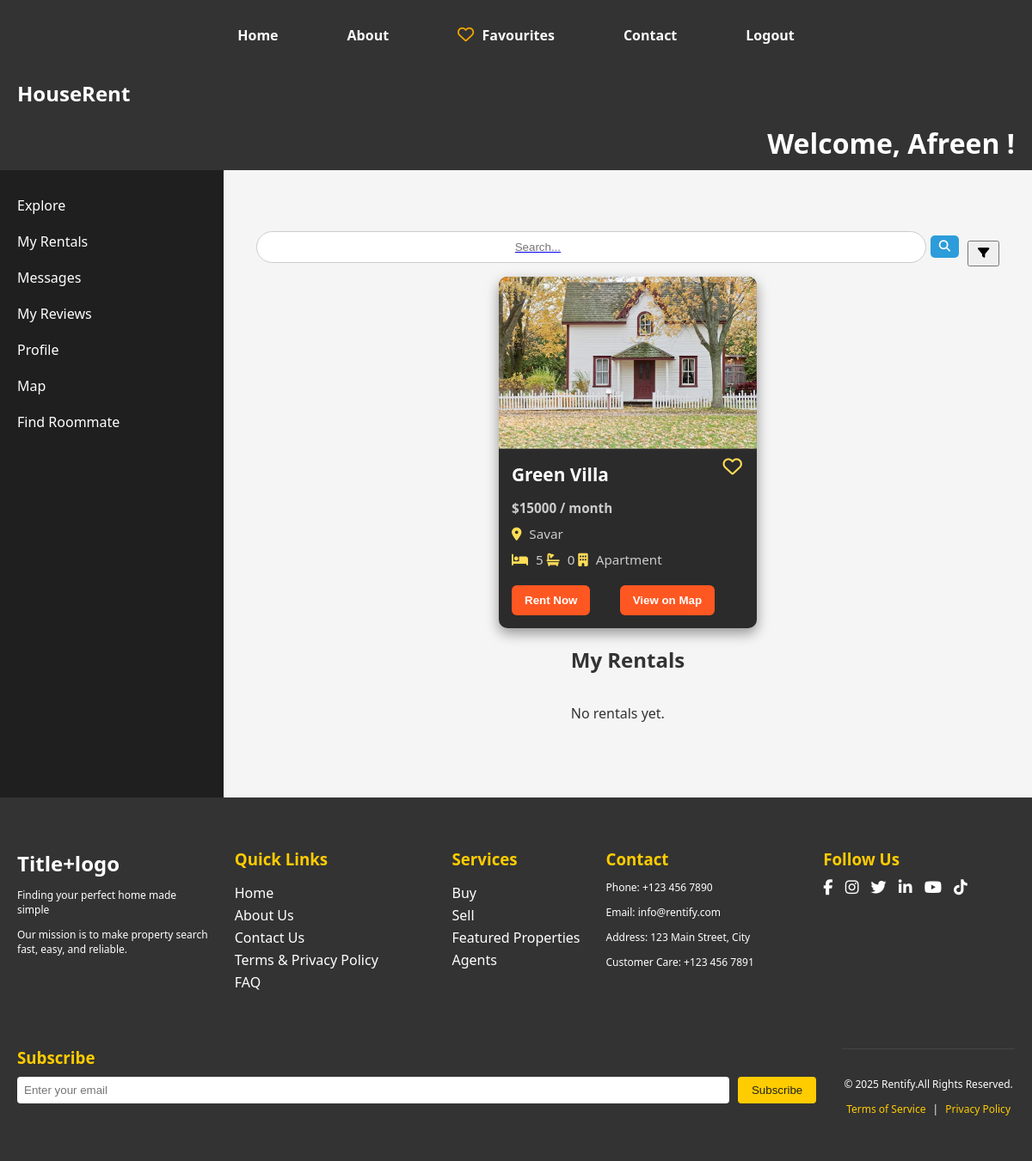
The page /php/tenant.php?location=Savar (signed in) on the database its author committed.
### tables this page shows
CREATE TABLE `users` (
  `id` int(11) NOT NULL,
  `name` varchar(100) NOT NULL,
  `email` varchar(100) NOT NULL,
  `password` varchar(255) NOT NULL,
  `phone` varchar(15) DEFAULT NULL,
  `phoneVerified` tinyint(1) DEFAULT 0,
  `created_at` timestamp NOT NULL DEFAULT current_timestamp(),
  `is_verified` tinyint(1) DEFAULT 0,
  `role` varchar(20) NOT NULL,
  `nid_number` varchar(50) DEFAULT NULL,
  `nid_front` varchar(255) DEFAULT NULL,
  `nid_back` varchar(255) DEFAULT NULL,
  `is_landlord_verified` tinyint(1) NOT NULL DEFAULT 0,
  `status` varchar(20) DEFAULT 'pending',
  `verification_code` varchar(6) DEFAULT NULL
);

CREATE TABLE `properties` (
  `id` int(11) NOT NULL,
  `property_name` varchar(255) NOT NULL,
  `location` varchar(255) NOT NULL,
  `rent` int(11) NOT NULL,
  `landlord` varchar(100) NOT NULL,
  `image` varchar(255) DEFAULT NULL,
  `bedrooms` int(11) DEFAULT 1,
  `property_type` varchar(50) DEFAULT 'Apartment',
  `description` text DEFAULT NULL,
  `available` tinyint(1) DEFAULT 1,
  `posted_date` date NOT NULL DEFAULT curdate(),
  `featured` tinyint(1) DEFAULT 0,
  `size` varchar(50) DEFAULT NULL,
  `bathrooms` int(11) DEFAULT 1,
  `floor` varchar(50) DEFAULT NULL,
  `parking` tinyint(1) DEFAULT 0,
  `furnished` tinyint(1) DEFAULT 0,
  `map_embed` text DEFAULT NULL,
  `floor_plan` varchar(255) DEFAULT NULL,
  `latitude` decimal(10,6) DEFAULT NULL,
  `longitude` decimal(10,6) DEFAULT NULL,
  `status` enum('Rent','Sell') NOT NULL DEFAULT 'Rent',
  `rental_type` enum('family','bachelor','roommate','all') NOT NULL,
  `created_at` datetime NOT NULL DEFAULT current_timestamp(),
  `thumbnail` varchar(255) DEFAULT NULL
);

### php/property_card.php (the view, shortened to what this page needs)
<?php
function renderPropertyCard($property, $fav_ids = []) {
    $image = !empty($property['image']) ? '../' . htmlspecialchars($property['image']) : '../uploads/default.jpg';
    $property_name = !empty($property['property_name']) ? htmlspecialchars($property['property_name']) : 'Unnamed';
    $rent = !empty($property['rent']) ? htmlspecialchars($property['rent']) : '0';
    $location = !empty($property['location']) ? htmlspecialchars($property['location']) : 'Unknown';
    $bedrooms = !empty($property['bedrooms']) ? htmlspecialchars($property['bedrooms']) : '0';
    $bathrooms = !empty($property['bathrooms']) ? htmlspecialchars($property['bathrooms']) : '0';
    $property_type = !empty($property['property_type']) ? htmlspecialchars($property['property_type']) : 'N/A';
    $id = (int)$property['id'];
    $is_fav = in_array($id, $fav_ids);
    ?>
    <div class="property-card">
        <img src="<?= $image ?>" alt="<?= $property_name ?>">
        <i class="fa<?= $is_fav ? 's' : 'r'; ?> fa-heart fav-icon" data-id="<?= $id ?>"></i>
        <h3><?= $property_name ?></h3>
        <p><strong>$<?= $rent ?> / month</strong></p>
        <p><i class="fa-solid fa-location-dot"></i> <?= $location ?></p>
        <p>
            <i class="fa-solid fa-bed"></i> <?= $bedrooms ?>
            <i class="fa-solid fa-bath"></i> <?= $bathrooms ?>
            <i class="fa-solid fa-building"></i> <?= $property_type ?>
        </p>
        <div class="card-buttons">
            <a href="property_details.php?id=<?= $id ?>"><button class="rent-btn">Rent Now</button></a>
            <a href="https://www.google.com/maps/search/?api=1&query=<?= urlencode($location) ?>" target="_blank">
                <button class="view-map">View on Map</button>
            </a>
        </div>
    </div>
    <?php
}
?>
<link rel="stylesheet" href="https://cdnjs.cloudflare.com/ajax/libs/font-awesome/6.6.0/css/all.min.css">

### php/tenant.php (shortened to what this page needs)
<?php
include 'config.php';
include 'bar.php';
include 'property_card.php';
if(isset($_SESSION['user_id'])){
    $tenant_id = (int)$_SESSION['user_id'];
}
$sql_user = "SELECT id, name, email FROM users WHERE id = ?";
$stmt_user = $conn->prepare($sql_user);
$stmt_user->bind_param("i", $tenant_id);
$stmt_user->execute();
$user = $stmt_user->get_result()->fetch_assoc();
$where = ["available = 1"];
$types = "";
$params = [];
$location = $_GET['location'] ?? '';
$q = $_GET['q'] ?? '';
if($location !== "") { $where[] = "location LIKE ?"; $types.="s"; $params[]="%$location%"; }
$sql_props = "SELECT id, property_name, location, rent, image, bedrooms, property_type, description
              FROM properties
              WHERE ".implode(" AND ", $where)."
              ORDER BY rent ASC";
$stmt_props = $conn->prepare($sql_props);
if($types!==""){
    $bind_names[] = $types;
    for($i=0;$i<count($params);$i++) $bind_names[]=&$params[$i];
    call_user_func_array([$stmt_props,'bind_param'],$bind_names);
}
$stmt_props->execute();
$properties = $stmt_props->get_result();
?>
<!DOCTYPE html>
<html lang="en">
<head>
<link rel="stylesheet" href="https://cdnjs.cloudflare.com/ajax/libs/toastr.js/latest/toastr.min.css"/>
<link rel="stylesheet" href="../css/landlord.css">
<link rel="stylesheet" href="https://cdnjs.cloudflare.com/ajax/libs/font-awesome/6.5.0/css/all.min.css">
</head>
<body>
<header class="header">
    <div class="logo">HouseRent</div>
 </header>
 <div class="ten-name">
 <h1 style="color: #fff; background-color: #333; text-align: right; margin-top: 0px; ">Welcome, <?php echo htmlspecialchars($user['name']); ?>!</h1>
</div>
<div class="dashboard-container">
    <aside class="sidebar">
        <ul>
            <li><a href="#explore">Explore</a></li>
            <li><a href="#my-rentals">My Rentals</a></li>
            <li><a href="#messages">Messages</a></li>
            <li><a href="#my-reviews">My Reviews</a></li>
            <li><a href="tenant_profile.php">Profile</a></li>
            <li><a href="map.php">Map</a></li>
           <li><a href="roommate_search.php">Find Roommate</button></li>
        </ul>
    </aside>
    <main class="dashboard-content">
<div class="dashboard-search-container" style="display:flex;align-items:center;gap:10px;">
  <form method="GET" class="dashboard-search" style="display:flex;align-items:center;">
      <input type="text" name="q" placeholder="Search..." value="<?php echo htmlspecialchars($q); ?>" style="padding:10px 300px;border-radius:20px;border:1px solid #ccc;">
      <button type="submit" style="margin-left:5px;border:none;background:#2d9cdb;color:#fff;padding:6px 10px;border-radius:5px;"><i class="fa-solid fa-magnifying-glass"></i></button>
  </form>
  <button id="toggleFilter" class="rent-btn" style="padding:6px 10px;"><i class="fa-solid fa-filter"></i></button>
</div>
<?php $fav_ids = [];
if(isset($_SESSION['user_id'])){
    $res = $conn->query("SELECT property_id FROM favourites WHERE tenant_id=" . $_SESSION['user_id']);
    while($r = $res->fetch_assoc()) $fav_ids[] = $r['property_id'];
} ?>
<div class="cards">
    <?php if($properties->num_rows > 0):
        while($p = $properties->fetch_assoc()):
            renderPropertyCard($p, $fav_ids);
        endwhile;
    else: ?>
        <p>No properties found.</p>
    <?php endif; ?>
</div>
        <section id="my-rentals">
            <h2>My Rentals</h2>
            <div class="cards">
                <?php
                $sql_my="SELECT r.id, p.property_name, p.location, p.rent, r.start_date, r.end_date, r.status
                         FROM rentals r JOIN properties p ON r.property_id=p.id
                         WHERE r.tenant_id=? ORDER BY r.start_date DESC";
                $st=$conn->prepare($sql_my);
                $st->bind_param("i",$tenant_id);
                $st->execute();
                $myr=$st->get_result();
                if($myr->num_rows>0):
                    while($mr=$myr->fetch_assoc()): ?>
                        <div class="card">
                            <h3><?php echo $mr['property_name'];?></h3>
                            <p><?php echo $mr['location'];?></p>
                            <p>Rent: $<?php echo $mr['rent'];?></p>
                            <p>Status: <?php echo $mr['status'];?></p>
                            <p>From: <?php echo $mr['start_date'];?> To: <?php echo $mr['end_date'];?></p>
                        </div>
                    <?php endwhile;
                else: ?>
                    <p>No rentals yet.</p>
                <?php endif; $st->close(); ?>
            </div>
        </section>
    </main>
</div>
</body>
</html>

### css/landlord.css (style rules this page uses)
body { margin: 0; font-family: 'Segoe UI', Tahoma, Geneva, Verdana, sans-serif; background-color: #f5f5f5; color: #333; }
.header { display: flex; align-items: center; padding: 10px 20px; background-color: #333; color: #fff; position: relative; gap: 10px; flex-wrap: wrap; }
.header .logo { font-size: 1.5rem; font-weight: bold; }
.dashboard-container { display: flex; min-height: calc(100vh - 70px); transition: all 0.3s ease; align-items: stretch; }
.sidebar { width: 220px; background-color: #1f1f1f; color: #fff; padding: 20px; transition: transform 0.3s ease; }
.sidebar ul { list-style: none; padding: 0; margin: 0; }
.sidebar ul li a { display: block; padding: 10px 0; color: #fff; text-decoration: none; }
.dashboard-content { flex: 1; padding: 30px; }
.cards { display: flex; gap: 20px; flex-wrap: wrap; }
.dashboard-content { display: flex; justify-content: center; align-items: center; flex-direction: column; }

### php/property_card.php (style rules this page uses)
.property-card { position: relative; background: #2b2b2b; border-radius: 10px; overflow: hidden; width: 300px; box-shadow: 0 6px 15px rgba(0,0,0,0.4); transition: transform 0.3s ease, box-shadow 0.3s ease; }
.property-card img { width: 100%; height:200px; object-fit:cover; border-bottom:1px solid #444; }
.fav-icon { position:absolute; top:210px; right:12px; font-size:1.4rem; color:#f0a500; cursor:pointer; transition: transform 0.3s; }
.property-card h3 { margin:15px; font-size:1.3rem; color:#fff; }
.property-card p { margin:0 15px 10px 15px; color:#ccc; font-size:0.95rem; }
.property-card i { color:#ffdd57; margin-right:5px; }
.property-card button { margin:10px 15px 15px 15px; padding:10px 15px; border:none; border-radius:6px; background:#ff5722; color:#fff; font-weight:bold; cursor:pointer; transition:background 0.3s; }

### php/tenant.php (style rules this page uses)
.ten-name { background-color: #333; padding: 10px 20px; margin: 0; }
.ten-name h1 { margin: 0; text-align: right; }

### rows shown on the page
users: name "Afreen"
properties: image (picture), property_name "Green Villa", rent "15000", location "Savar", bedrooms "5", property_type "Apartment"

### other values the page prints
$name "Home"
$name "About"
$name "Favourites"
$name "Contact"
$name "Logout"
